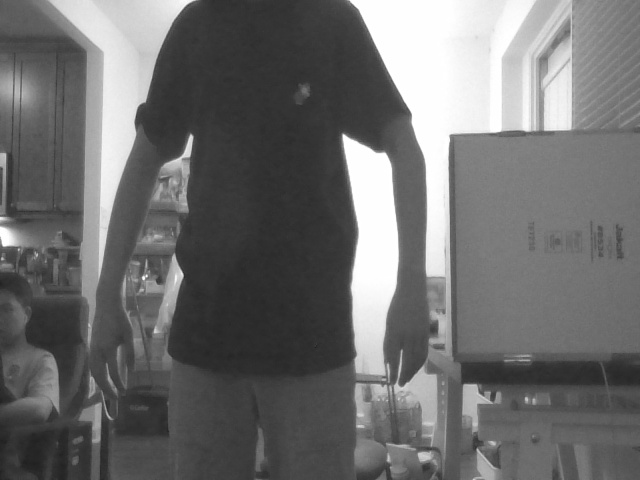
//> input picture woad/build/0L.jpg, 640 x 480 px, given in place of x-raw, format=(string)BGR ! appsink, which was not available
$ ./detector   (built with g++ and OpenCV 4)
//> lines starting //> are read from the running program, lines starting //| are printed output that depends on the picture; after the words box and inside, x2 and y2 are one past the last pixel; in counts of white or black regions, pixels touching at a corner belong together; pictures that were not available may be replaced by others from this repository, and a replacement may not be noted
#include <stdio.h>
#include <stdlib.h>
#include <string.h>
#include <string>
#include <iostream>
#include <opencv2/opencv.hpp>
#include "opencv2/imgproc/imgproc.hpp"
#include <opencv2/core/core.hpp>
#include <opencv2/highgui/highgui.hpp>

using namespace cv;
using namespace std;

const int imageWidth = 640;
const int imageHeight = 480;

Size imageSize = Size(imageWidth, imageHeight);

int i = 0;

Mat rgbImageL, grayImageL;
Mat rgbImageR, grayImageR;
Mat rectifyImageL, rectifyImageR;

Rect validROIL, validROIR;

Mat mapLx, mapLy, mapRx, mapRy;
Mat Rl, Rr, Pl, Pr, Q;
Mat xyz;

// check
int blockSize = 7, uniquenessRatio = 20, numDisparities = 6;
Ptr<StereoBM> bm = StereoBM::create(16, 9);
Mat cameraMatrixL = (Mat_<double>(3, 3) << 5.727240639079388e+02, 0, 3.348927572177254e+02,\
                                            0, 7.642579107425479e+02, 2.524851683818865e+02,\
                                            0, 0, 1);
Mat cameraMatrixR = (Mat_<double>(3, 3) << 5.739904007489756e+02, 0, 3.480807759167425e+02,\
                                            0, 7.661585268839706e+02, 2.594853798430605e+02,\
                                            0, 0, 1);
Mat distCoeffL = (Mat_<double>(5, 1) << -0.173879002658564, 0.499995463028069,\
                         -0.002931519453850, 0.007181465286153, \
                         0.00000);
Mat distCoeffR = (Mat_<double>(5, 1) << -0.179788172339507, 0.646411891137831,\
                         -3.077025769343296e-04, 0.005189588649867,\
                         0.00000);
Mat T = (Mat_<double>(3, 1) << 60.489055441567714, -0.376046366004474, -1.123445669345643);
Mat R = (Mat_<double>(3, 3) << 1, -1.355832825473907e-04, 0.007163468273113,\
                              1.148828189388144e-04, 1, 0.002890058895127,\
                              -0.007163830153230, -0.002889161756095, 1);


void stereo_match(int, void*);

int main()
{
    VideoCapture cam0("nvarguscamerasrc sensor-id=0 ! video/x-raw(memory:NVMM), width=640, height=480, format=(string)NV12, framerate=(fraction)20/1 ! nvvidconv flip-method=0 ! video/x-raw, width=640, height=480, format=(string)BGRx ! videoconvert ! video/x-raw, format=(string)BGR ! appsink", cv::CAP_GSTREAMER);
    VideoCapture cam1("nvarguscamerasrc sensor-id=1 ! video/x-raw(memory:NVMM), width=640, height=480, format=(string)NV12, framerate=(fraction)20/1 ! nvvidconv flip-method=0 ! video/x-raw, width=640, height=480, format=(string)BGRx ! videoconvert ! video/x-raw, format=(string)BGR ! appsink", cv::CAP_GSTREAMER);
    if(!cam0.isOpened())
    {
       printf("cam0 is not opened.\n");
       return -1;
    }
    if(!cam1.isOpened())
    {
       printf("cam1 is not opened.\n");
       return -1;
    }

    stereoRectify(cameraMatrixL, distCoeffL, cameraMatrixR, distCoeffR, imageSize,\
                     R, T, Rl, Rr, Pl, Pr, Q, CALIB_ZERO_DISPARITY, 0, imageSize, \
                     &validROIL, &validROIR);
    initUndistortRectifyMap(cameraMatrixL, distCoeffL, Rl, Pl, imageSize, CV_32FC1,\
                             mapLx, mapLy);
    initUndistortRectifyMap(cameraMatrixR, distCoeffR, Rr, Pr, imageSize, CV_32FC1,\
                            mapRx, mapRy);
    while(1)
    {
        cam0 >> rgbImageL;
//> rgbImageL is the input picture: 480 rows x 640 cols, CV_8UC3; min 32, max 255, mean 109.8
        cam1 >> rgbImageR;
        //-- 1. Read the images
        cvtColor(rgbImageL, grayImageL, COLOR_RGB2GRAY);
        cvtColor(rgbImageR, grayImageR, COLOR_RGB2GRAY);

        imshow("ImageL Before Rectify", grayImageL);
        //imshow("ImageR Before Rectify", grayImageR);

        // remap
        remap(grayImageL, rectifyImageL, mapLx, mapLy, INTER_LINEAR);
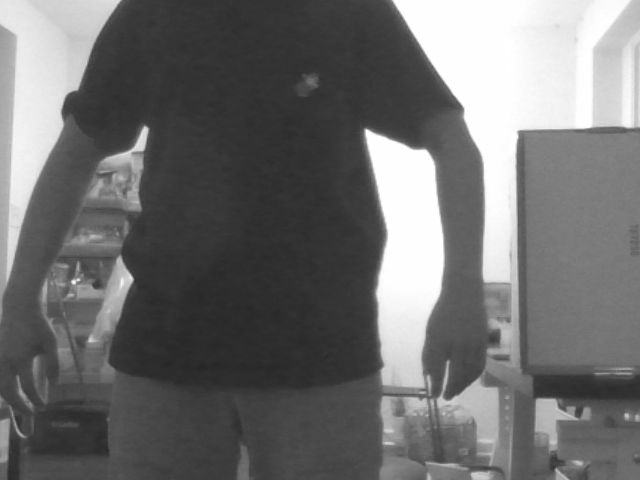
//> rectifyImageL: 480 rows x 640 cols, CV_8UC1; min 37, max 255, mean 110.9
        remap(grayImageR, rectifyImageR, mapRx, mapRy, INTER_LINEAR);
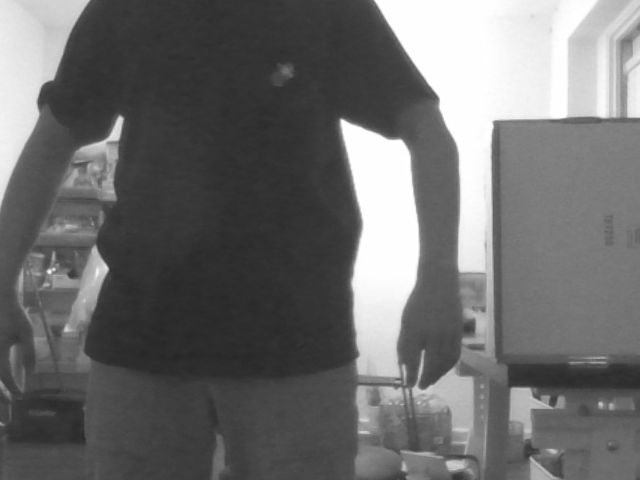
//> rectifyImageR: 480 rows x 640 cols, CV_8UC1; min 37, max 255, mean 108.6

        // show rectified result
        Mat rgbRectifyImageL, rgbRectifyImageR;
        cvtColor(rectifyImageL, rgbRectifyImageL, COLOR_GRAY2BGR);
        cvtColor(rectifyImageR, rgbRectifyImageR, COLOR_GRAY2BGR);
        imshow("ImageL After Rectify", rgbRectifyImageL);
        //imshow("ImageR After Rectify", rgbRectifyImageR);

        // stereo match
        namedWindow("disparity", cv::WINDOW_AUTOSIZE);
        createTrackbar("BlockSize:\n", "disparity", &blockSize, 8, stereo_match);
        createTrackbar("UniquenessRatio:\n", "disparity", &uniquenessRatio, 50, stereo_match);
        createTrackbar("NumDisparities:\n", "disparity", &numDisparities, 16, stereo_match);
        stereo_match(0, 0);
        // [27 lines of commented-out code are left out]

	    if((char)waitKey(30) == 27)
		    break;

	    if((char)waitKey(30) == 32)
	    {
	      char lpic_Name[128] = {};
	      char rpic_Name[128] = {};
	        sprintf(lpic_Name, "RL%d.jpg", i);
                sprintf(rpic_Name, "RR%d.jpg", i);
                imwrite(lpic_Name, rectifyImageL);
                imwrite(rpic_Name, rectifyImageL);
		std::cout<<"--- take a picture ---" <<std::endl;
		i++;
		  }

    }

    return 0;
}


void stereo_match(int, void*)
{
    bm->setBlockSize(21); //2 * blockSize + 5 SAD window?
    bm->setROI1(validROIL);
    bm->setROI2(validROIR);
    bm->setPreFilterCap(31);
    bm->setMinDisparity(0);
    bm->setNumDisparities(numDisparities * 16 + 16);
    bm->setTextureThreshold(10);
    bm->setUniquenessRatio(uniquenessRatio);

    bm->setSpeckleWindowSize(100);
    bm->setSpeckleRange(32);
    bm->setDisp12MaxDiff(-1);
    Mat disp, disp8, copyImage;
    bm->compute(rectifyImageL, rectifyImageR, disp);
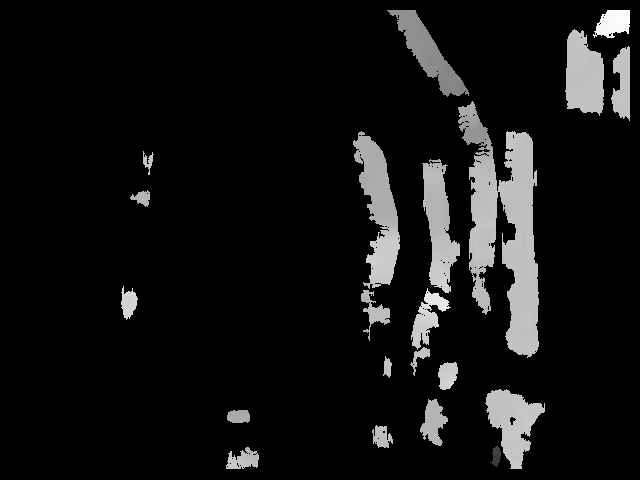
//> disp: 480 rows x 640 cols, CV_16SC1; min -16, max 536, mean 24.5; drawn with min black and max white
    disp.convertTo(disp8, CV_8U, 255 / ((numDisparities * 16 + 16) * 16.));
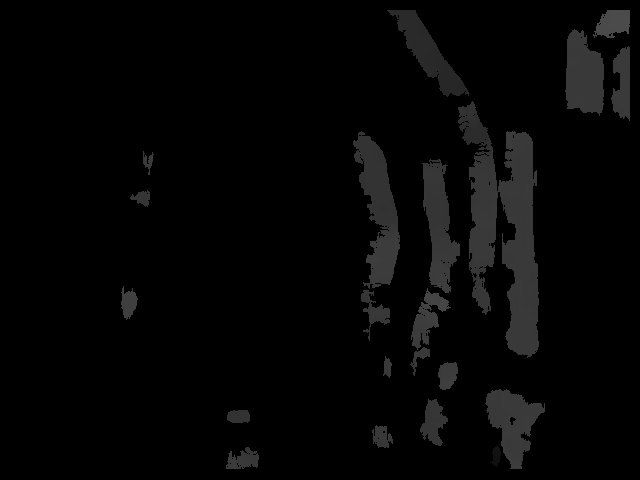
//> disp8: 480 rows x 640 cols, CV_8UC1; min 0, max 76, mean 5.5
    reprojectImageTo3D(disp, xyz, Q, true);
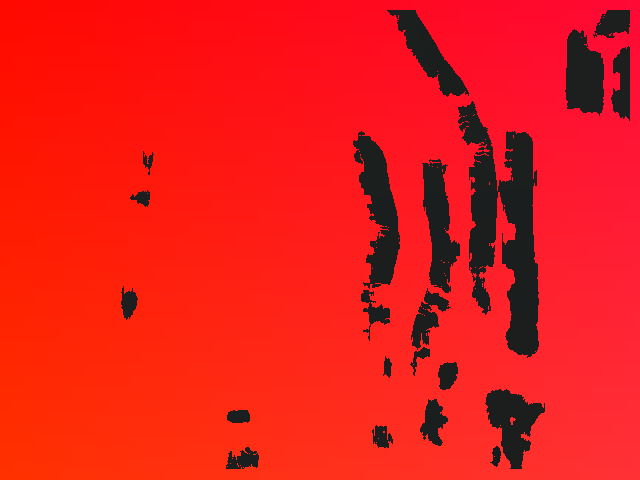
//> xyz: 480 rows x 640 cols, CV_32FC3; mean B, G, R -205.7, -45.8, 8975; drawn with min black and max white
//> Q = [[1, 0, 0, -363], [0, 1, 0, -254.5], [0, 0, 0, 816], [0, 0, -0.0165, 0]]

    xyz = xyz * 16;
    imshow("disparity", disp8);
    copyImage = disp8.clone();
    imshow("conter", copyImage);

    Mat threshold_output;
    vector<vector<Point>> contours;
    vector<Vec4i> hierarchy;
    RNG rng(12345);
    threshold(copyImage, threshold_output, 20, 255, cv::THRESH_BINARY);
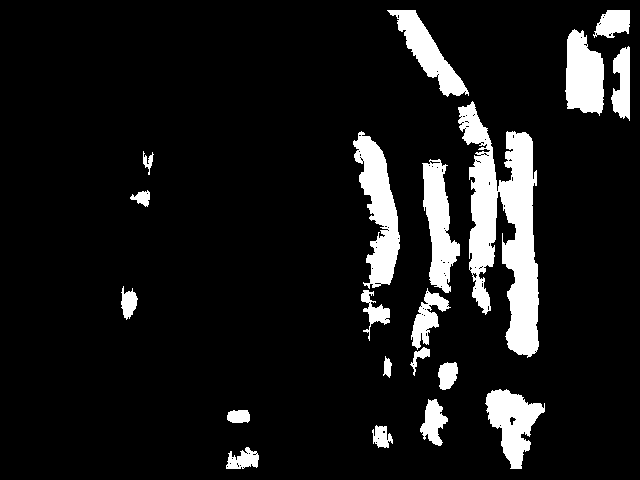
//> threshold_output: 480 rows x 640 cols, CV_8UC1; 10% white; 20 white regions
    findContours(threshold_output, contours, hierarchy, cv::RETR_TREE,\
             cv::CHAIN_APPROX_SIMPLE, Point(0, 0));
//> contours = 123 contours, 101 with area under 20; largest, box (x1, y1, x2, y2) and area: (458, 101, 539, 358) 9789, (353, 131, 400, 289) 3503, (422, 159, 460, 293) 2634, (565, 29, 604, 116) 2460, (485, 389, 545, 469) 2400
    // calculate hull
    vector<vector<Point> >hull(contours.size());
//> hull = 123 empty contours
    vector<vector<Point> > result;

    for (int i = 0; i < contours.size(); ++i)
		convexHull(Mat(contours[i]), hull[i], false);
//> this loop made 123 passes
//> after the loop, hull = 123 contours, 101 with area under 20; largest, box (x1, y1, x2, y2) and area: (458, 101, 539, 358) 15540, (353, 131, 400, 289) 5090, (422, 159, 460, 293) 3684, (485, 389, 545, 469) 3006, (565, 29, 604, 116) 2710

    Mat drawing = Mat::zeros(threshold_output.size(), CV_8UC3);

    for (int i = 0; i< contours.size(); ++i)
	{
		if (contourArea(contours[i]) < 500)//面积小于area的凸包，可忽略
			continue;
		result.push_back(hull[i]);
		Scalar color = Scalar(rng.uniform(0, 255), rng.uniform(0, 255), rng.uniform(0, 255));
		drawContours(drawing, contours, i, color, 1, 8, vector<Vec4i>(), 0, Point());
		drawContours(drawing, hull, i, color, 1, 8, vector<Vec4i>(), 0, Point());
	}
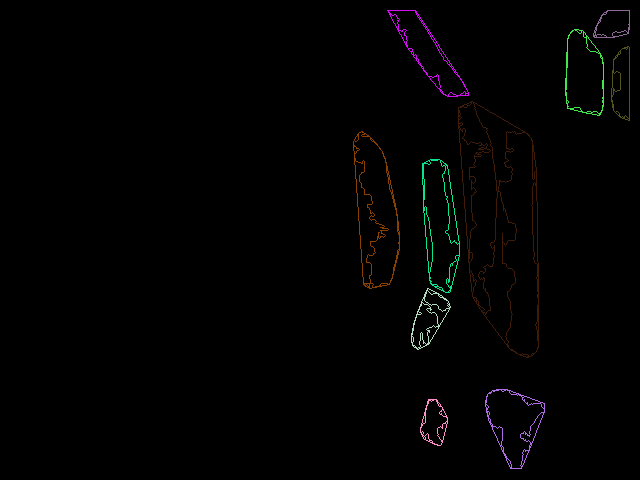
//> drawing: 480 rows x 640 cols, CV_8UC3; mean B, G, R 1.5, 1.6, 1.8
//> the Esc key is pressed
	imshow("contours", drawing);
}

$ run again, on woad/build/10L.jpg
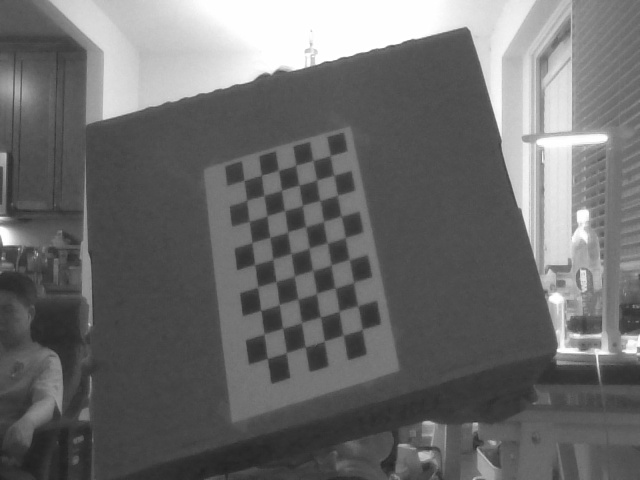
//> input picture woad/build/10L.jpg, 640 x 480 px, given in place of x-raw, format=(string)BGR ! appsink, which was not available
//> rgbImageL is the input picture: 480 rows x 640 cols, CV_8UC3; min 31, max 255, mean 107.5
//> Q = [[1, 0, 0, -363], [0, 1, 0, -254.5], [0, 0, 0, 816], [0, 0, -0.0165, 0]]
//> in stereo_match, `threshold(copyImage, threshold_output, 20, 255, cv::THRESH_BINARY);`:
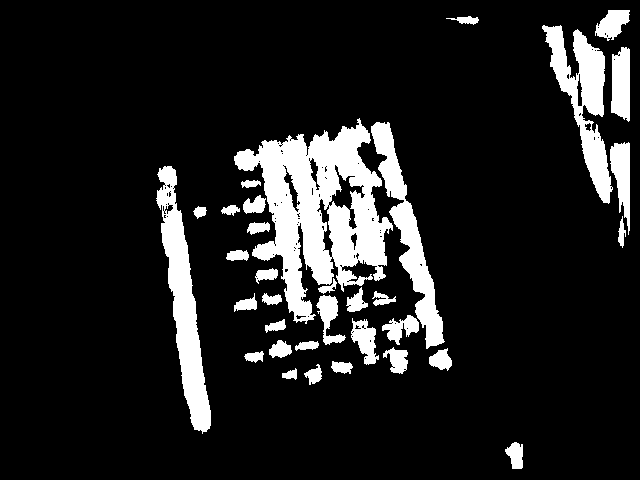
//> threshold_output: 480 rows x 640 cols, CV_8UC1; 12.7% white; 34 white regions
//> contours = 139 contours, 95 with area under 20; largest, box (x1, y1, x2, y2) and area: (234, 118, 393, 324) 15866, (156, 166, 211, 434) 5239, (542, 25, 613, 204) 4452, (371, 122, 445, 349) 3996, (611, 47, 630, 122) 1115
//> in stereo_match, `vector<vector<Point> >hull(contours.size());`: hull = 139 empty contours
//> the loop in stereo_match, `for (int i = 0; i < contours.size(); ++i)` made 139 passes
//> after the loop in stereo_match, `for (int i = 0; i < contours.size(); ++i)`: hull = 139 contours, 95 with area under 20; largest, box (x1, y1, x2, y2) and area: (234, 118, 393, 324) 23146, (542, 25, 613, 204) 6499, (156, 166, 211, 434) 6198, (371, 122, 445, 349) 5500, (328, 164, 366, 230) 1538
//> the loop in stereo_match, `for (int i = 0; i< contours.size(); ++i)` made 139 passes
//> after the loop in stereo_match, `for (int i = 0; i< contours.size(); ++i)`:
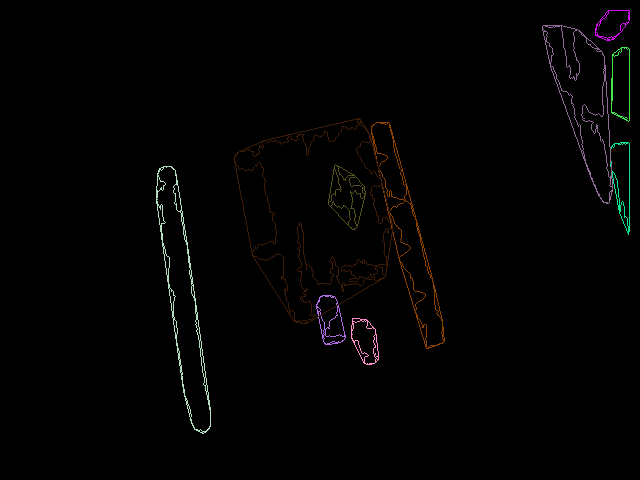
//> drawing: 480 rows x 640 cols, CV_8UC3; mean B, G, R 1.8, 2.1, 2.4

$ run again, on woad/build/12L.jpg
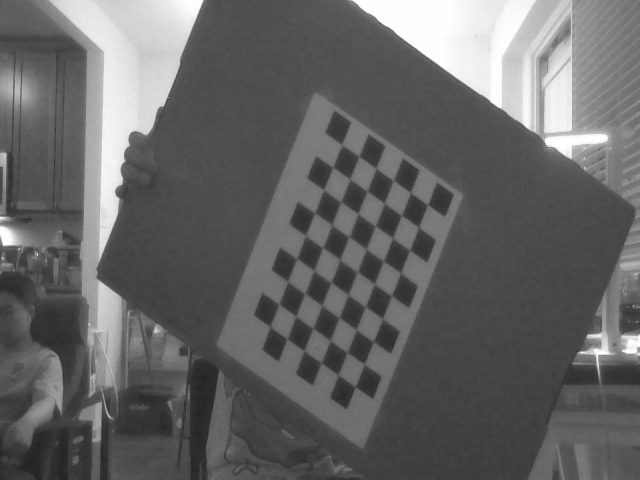
//> input picture woad/build/12L.jpg, 640 x 480 px, given in place of x-raw, format=(string)BGR ! appsink, which was not available
//> rgbImageL is the input picture: 480 rows x 640 cols, CV_8UC3; min 34, max 255, mean 101.5
//> Q = [[1, 0, 0, -363], [0, 1, 0, -254.5], [0, 0, 0, 816], [0, 0, -0.0165, 0]]
//> threshold_output: 480 rows x 640 cols, CV_8UC1; 15.3% white; 17 white regions
//> contours = 233 contours, 195 with area under 20; largest, box (x1, y1, x2, y2) and area: (271, 135, 519, 420) 31719, (181, 80, 328, 342) 5500, (395, 292, 494, 457) 2861, (121, 373, 153, 469) 1699, (566, 23, 607, 86) 1513
//> in stereo_match, `vector<vector<Point> >hull(contours.size());`: hull = 233 empty contours
//> after the loop in stereo_match, `for (int i = 0; i < contours.size(); ++i)`: hull = 233 contours, 194 with area under 20; largest, box (x1, y1, x2, y2) and area: (271, 135, 519, 420) 42518, (181, 80, 328, 342) 7240, (395, 292, 494, 457) 4422, (121, 373, 153, 469) 2495, (486, 199, 539, 297) 2014
//> after the loop in stereo_match, `for (int i = 0; i< contours.size(); ++i)`:
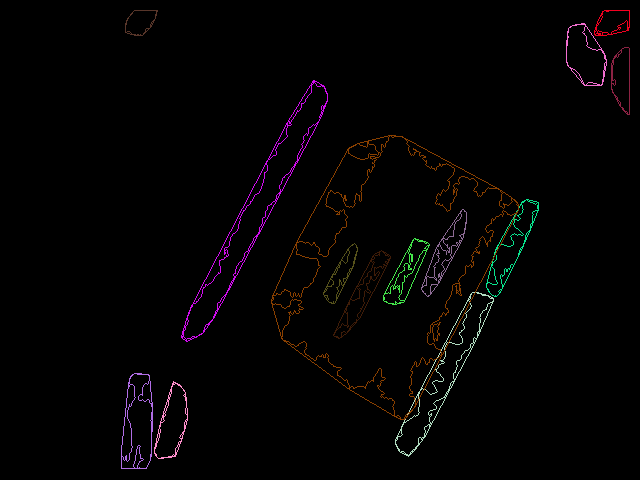
//> drawing: 480 rows x 640 cols, CV_8UC3; mean B, G, R 2.6, 2.3, 3.6
